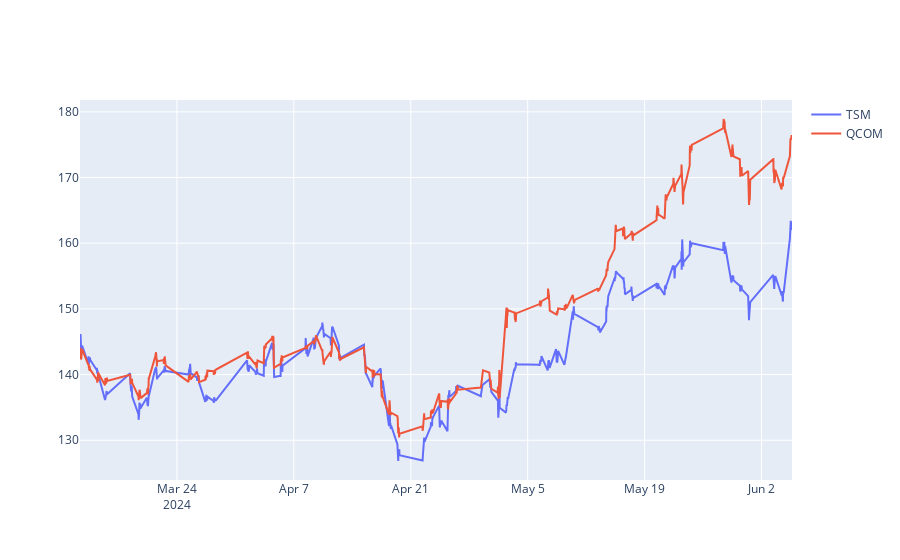

The notebook cell saved with this chart:
### Code cell
# Plot the two normalized tickers

fig = go.Figure()
fig.add_trace(go.Scatter(x=tsm_data.index, y=tsm_data['Close'], name='TSM'))
fig.add_trace(go.Scatter(x=qcom_data.index, y=qcom_data['Close_NORM'], name='QCOM'))

fig.show()

### Figure 1 — Plotly figure (JSON) as saved in the notebook; plotly's stock layout.template omitted (floating-point values rounded to 4 significant figures; data arrays with more than 128 entries replaced by an {"elided": "..."} marker saying what was removed)
{"data": [{"name": "TSM", "type": "scatter", "x": {"elided": "780 str values"}, "y": {"elided": "780 float values"}}, {"name": "QCOM", "type": "scatter", "x": {"elided": "780 str values"}, "y": {"elided": "780 float values"}}], "layout": {}}
